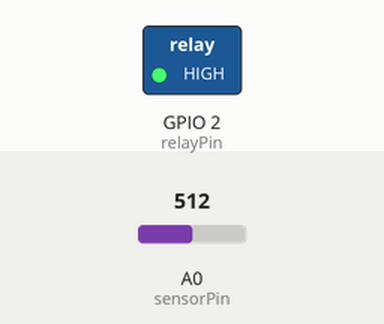
Simulated run of this program. Board: ESP8266 (NodeMCU). Shown: switched loads named in the program (green lamp = pin HIGH). The test bench sets the inputs (shaded band); at power-on: A0 (sensorPin) = 512.

Above: at 1.8 s.
1.9 s: A0 (sensorPin) set to 311
3.4 s: A0 (sensorPin) set to 285
At 4.6 s:
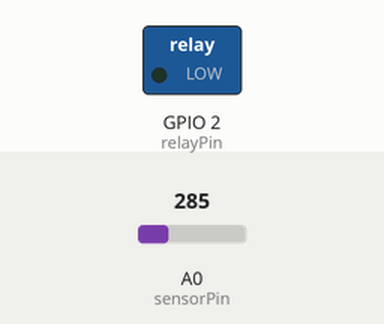
5.5 s: A0 (sensorPin) set to 306
At 7.2 s:
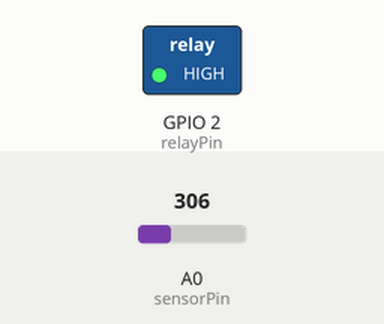
7.5 s: A0 (sensorPin) set to 290
At 8.8 s:
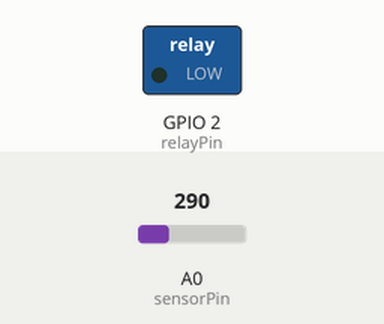
Timing chart, 0 to 10.5 s (numbered marks = the images above; inputs shaded):
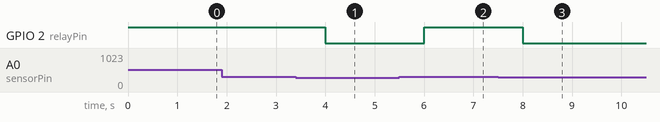

The program:

main.cpp
```cpp
// Define the pins
const int relayPin = 2; // Relay connected to digital pin 2
const int sensorPin = A0; // Moisture Sensor in analog pin A0

// Define the moisture threshold
const int moistureThreshold = 300;

void setup() {
  pinMode(relayPin, OUTPUT); // Set the relay pin as output
  digitalWrite(relayPin, HIGH); // Start with the water pump off
}

void loop() {
  int moisture = analogRead(sensorPin); // Read the value from the moisture sensor

  if(moisture < moistureThreshold) {
    // If the moisture level is below the threshold, turn on the pump
    digitalWrite(relayPin, LOW); // Turn ON the water pump
  } else {
    // If the moisture level is above the threshold, turn off the pump
    digitalWrite(relayPin, HIGH); // Turn OFF the water pump
  }

  delay(1000); // Wait for a second before next reading
}
```

Measured:
- the behaviour switches between 300 and 299 on A0 (sensorPin) (found by bisection; images 0 and 1)
- after the input at 1.9 s, every drawn part: stays the same
- after the input at 3.4 s, GPIO 2 (relayPin): HIGH → LOW after 0.60 s
- after the input at 5.5 s, GPIO 2 (relayPin): LOW → HIGH after 0.50 s
- after the input at 7.5 s, GPIO 2 (relayPin): HIGH → LOW after 0.50 s
